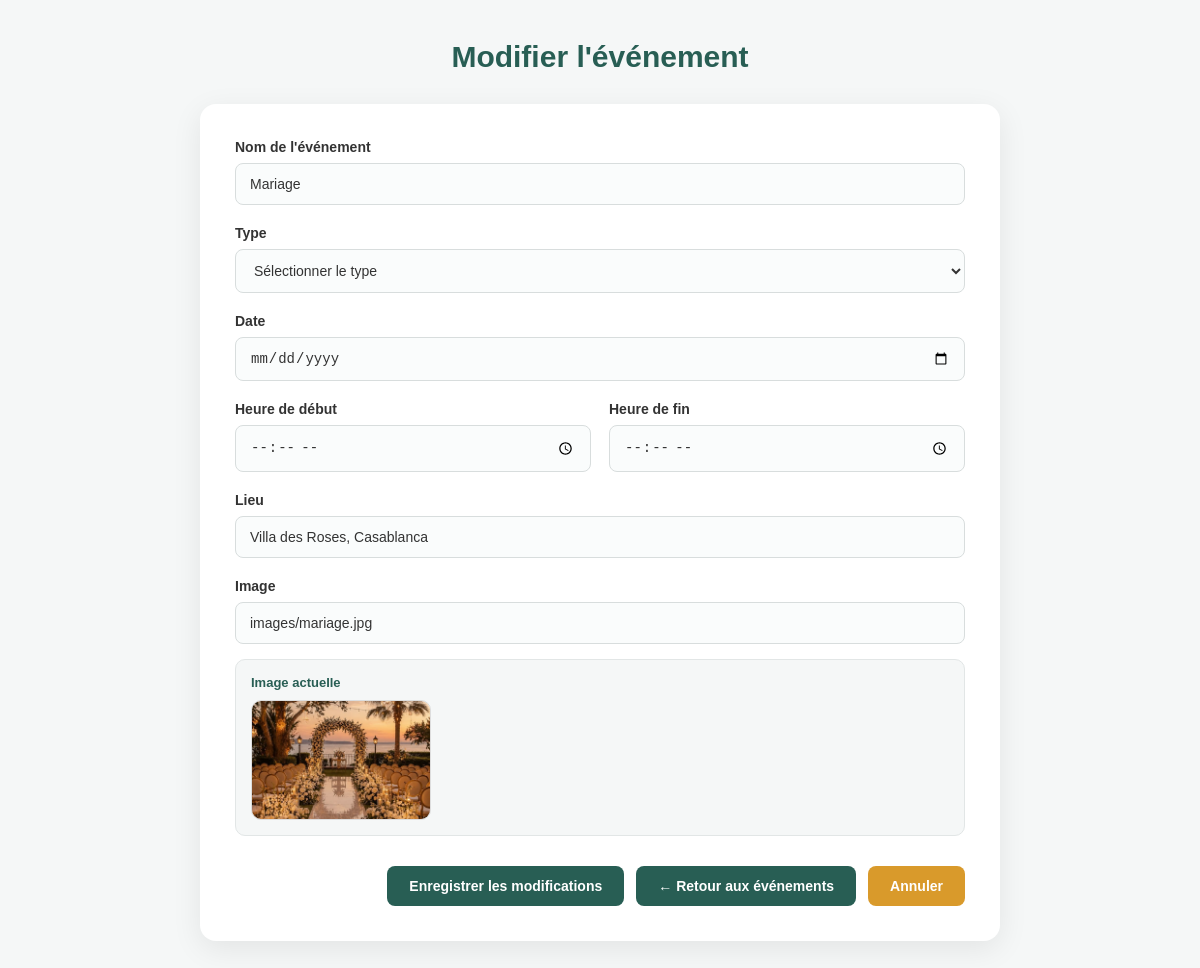
The page /modifier.php?id=1 (signed in) on the database its author committed.
### tables this page shows
CREATE TABLE `evenements` (
  `id_evenement` int(11) NOT NULL,
  `nom` varchar(100) NOT NULL,
  `type` varchar(100) NOT NULL,
  `date_evenement` date NOT NULL,
  `lieu` varchar(255) NOT NULL,
  `heure` time NOT NULL,
  `image` varchar(255) DEFAULT NULL
);

### modifier.php (the view, shortened to what this page needs)
<?php
include("connexion.php");
$id = (int) $_GET['id'];
$stmt = $pdo->prepare("
    SELECT *
    FROM evenements
    WHERE id_evenement = ?
");
$stmt->execute([$id]);
$evenement = $stmt->fetch(PDO::FETCH_ASSOC);
?>
<!DOCTYPE html>
<html lang="fr">
<head>
</head>
<body>
<div class="container">
    <h1>Modifier l'événement</h1>
    <div class="form-container">
        <form method="POST">
            <div class="form-group">
                <label>Nom de l'événement</label>
                <input
                    type="text"
                    name="nom"
                    value="<?= htmlspecialchars($evenement['nom']) ?>"
                    required
                >
            </div>
            <div class="form-group">
                <label>Type</label>
                <select name="type" required>
                    <option value="">Sélectionner le type</option>
                </select>
            </div>
            <div class="form-group">
                <label>Date</label>
                <input
                    type="date"
                    name="date_evenement"
                    value="<?= htmlspecialchars($evenement['date_evenement']) ?>"
                    required
                >
            </div>
            <div class="heure-container">
                <div class="form-group">
                    <label>Heure de début</label>
                    <input
                        type="time"
                        name="heure_debut"
                        value="<?= htmlspecialchars($evenement['heure_debut'] ?? '') ?>"
                        required
                    >
                </div>
                <div class="form-group">
                    <label>Heure de fin</label>
                    <input
                        type="time"
                        name="heure_fin"
                        value="<?= htmlspecialchars($evenement['heure_fin'] ?? '') ?>"
                        required
                    >
                </div>
            </div>
            <div class="form-group">
                <label>Lieu</label>
                <input
                    type="text"
                    name="lieu"
                    value="<?= htmlspecialchars($evenement['lieu']) ?>"
                    required
                >
            </div>
            <div class="form-group">
                <label>Image</label>
                <input
                    type="text"
                    name="image"
                    value="<?= htmlspecialchars($evenement['image']) ?>"
                    placeholder="exemple.jpg"
                    required
                >
                <?php if (!empty($evenement['image'])): ?>
                    <div class="current-image">
                        <p>Image actuelle</p>
                        <img
                            src="<?= htmlspecialchars($evenement['image']) ?>"
                            alt="Image événement"
                        >
                    </div>
                <?php endif; ?>
            </div>
            <div class="buttons">
                <button
                    type="submit"
                    name="modifier"
                >
                    Enregistrer les modifications
                </button>
                <a
                    href="gestion_evenements.php"
                    class="btn-retour"
                >
                    ← Retour aux événements
                </a>
                <a
                    href="gestion_evenements.php"
                    class="btn-annuler"
                >
                    Annuler
                </a>
            </div>
        </form>
    </div>
</div>
</body>
</html>

### modifier.php (style rules this page uses)
* { box-sizing: border-box; margin: 0; padding: 0; }
body { font-family: Arial, sans-serif; background: #f5f7f7; min-height: 100vh; padding: 40px 20px; color: #333; }
.container { width: 100%; max-width: 800px; margin: auto; }
h1 { text-align: center; color: #285e54; font-size: 30px; margin-bottom: 30px; }
.form-container { background: white; padding: 35px; border-radius: 16px; box-shadow: 0 8px 30px rgba(0, 0, 0, 0.08); }
.form-group { margin-bottom: 20px; }
label { display: block; margin-bottom: 8px; font-weight: bold; color: #333; font-size: 14px; }
input, select { width: 100%; padding: 12px 14px; border: 1px solid #d8dddd; border-radius: 8px; font-size: 14px; background: #fafcfc; color: #333; outline: none; transition: 0.3s; }
.heure-container { display: grid; grid-template-columns: 1fr 1fr; gap: 18px; }
.current-image { margin-top: 15px; padding: 15px; background: #f5f7f7; border-radius: 10px; border: 1px solid #e2e6e6; }
.current-image p { color: #285e54; font-size: 13px; font-weight: bold; margin-bottom: 10px; }
.current-image img { width: 180px; height: 120px; object-fit: cover; border-radius: 10px; border: 1px solid #ddd; display: block; }
.buttons { margin-top: 30px; display: flex; justify-content: flex-end; align-items: center; gap: 12px; }
button { border: none; background: #285e54; color: white; padding: 12px 22px; border-radius: 8px; font-size: 14px; font-weight: bold; cursor: pointer; transition: 0.3s; }
.btn-retour { display: inline-flex; align-items: center; justify-content: center; gap: 6px; background: #285e54; color: white; text-decoration: none; padding: 12px 22px; border-radius: 8px; font-size: 14px; font-weight: bold; transition: 0.3s; }
.btn-annuler { background: #d99a2b; color: white; text-decoration: none; padding: 12px 22px; border-radius: 8px; font-size: 14px; font-weight: bold; transition: 0.3s; }

### rows shown on the page
evenements: nom "Mariage", lieu "Villa des Roses, Casablanca", image "images/mariage.jpg", image (picture)
